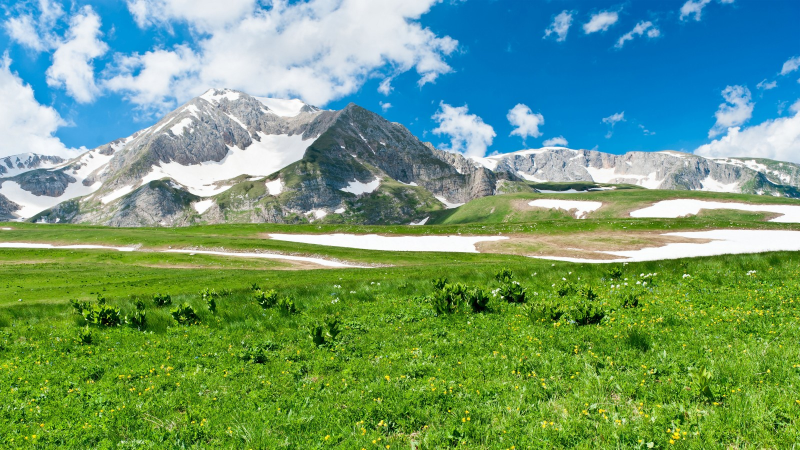
#> input picture puzzle_solver/snow-mountains-1600x900-green-landscape-scenery-5k-5405.jpg, 1600 x 900 px (shown at 1/2 size)
$ python find_best_part_position.py   (older library calls are emulated)
#> lines starting #> are read from the running program, lines starting #| are printed output that depends on the picture
#! /usr/bin/python2.7

import os
import sys

import numpy as np

import matplotlib.pyplot as plt

from PIL import Image, ImageDraw, ImageFont

img = Image.open("snow-mountains-1600x900-green-landscape-scenery-5k-5405.jpg")
#> img is the input picture: PIL image 1600x900 RGB; mean R, G, B 111.4, 156.3, 117.9
img = img.resize((400, 225), Image.ANTIALIAS)
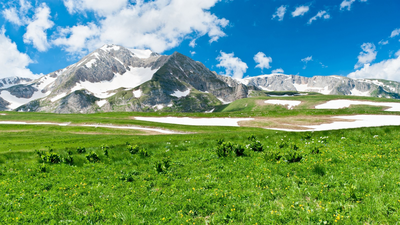
#> img: PIL image 400x225 RGB; mean R, G, B 111.4, 156.3, 117.8
img.show()

pix = np.array(img)
pix_float = pix.astype(np.double)

height, width, _ = pix.shape
#> height = 225; width = 400

tile_size = 100
y_pos = np.random.randint(0, height-tile_size)
#> y_pos = 44
x_pos = np.random.randint(0, width-tile_size)
#> x_pos = 47
tile_patch = pix[y_pos:y_pos+tile_size,
                 x_pos:x_pos+tile_size]
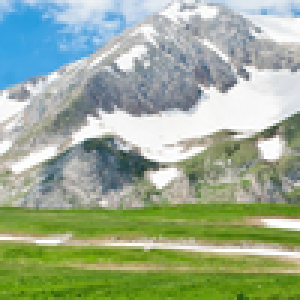
#> tile_patch: shape (100, 100, 3) (shown 3 times larger); mean R, G, B 155.3, 172.4, 146.5

print("y_pos: {}".format(y_pos))
#| y_pos: 44
print("x_pos: {}".format(x_pos))
#| x_pos: 47

img_patch = Image.fromarray(tile_patch)
img_patch.show()

tile_patch_sp = tile_patch.copy()
tile_patch_sp[np.random.randint(0, tile_size, (2, int(tile_size*0.4))).tolist()] = 0
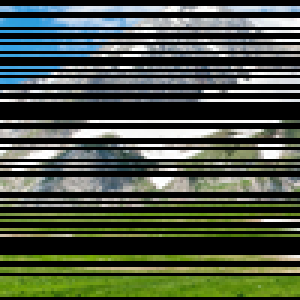
#> tile_patch_sp: shape (100, 100, 3) (shown 3 times larger); mean R, G, B 71.8, 81.1, 66.2
tile_patch_sp[np.random.randint(0, tile_size, (2, int(tile_size*0.4))).tolist()] = 255
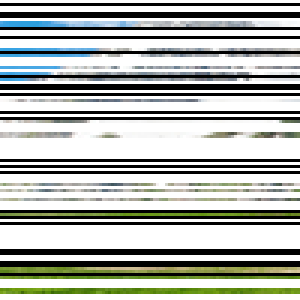
#> tile_patch_sp: shape (100, 100, 3) (shown 3 times larger); mean R, G, B 175.7, 179.5, 174.1

img_patch_sp = Image.fromarray(tile_patch_sp)
img_patch_sp.show()

score_board = np.zeros((height-tile_size, width-tile_size))
for y in xrange(0, height-tile_size):
    for x in xrange(0, width-tile_size):
        score_board[y, x] = np.sum((pix_float[y:y+tile_size, x:x+tile_size]-tile_patch)**2)/tile_size**2
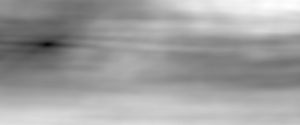
#> score_board: shape (125, 300) float64; min 0, max 35016.4, mean 22037.2; drawn with min black and max white

y_best, x_best = np.unravel_index(score_board.argmin(), score_board.shape)
#> y_best = 44; x_best = 47
print("y_best: {}, x_best: {}".format(y_best, x_best))
#| y_best: 44, x_best: 47

score_board_new = score_board/np.max(score_board)
plt.figure()
plt.title("NO sp")
plt.imshow(score_board_new, interpolation="nearest")
plt.show()

score_board_sp = np.zeros((height-tile_size, width-tile_size))
for y in xrange(0, height-tile_size):
    for x in xrange(0, width-tile_size):
        score_board_sp[y, x] = np.sum((pix_float[y:y+tile_size, x:x+tile_size]-tile_patch_sp)**2)/tile_size**2
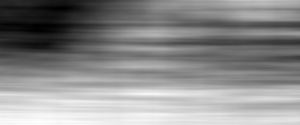
#> score_board_sp: shape (125, 300) float64; min 41170.9, max 66476, mean 55045.9; drawn with min black and max white

y_best, x_best = np.unravel_index(score_board_sp.argmin(), score_board_sp.shape)
#> y_best = 8; x_best = 60
print("y_best: {}, x_best: {}".format(y_best, x_best))
#| y_best: 8, x_best: 60

score_board_sp_new = score_board_sp/np.max(score_board_sp)
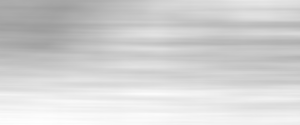
#> score_board_sp_new: shape (125, 300) float64; min 0.619, max 1, mean 0.828
plt.figure()
plt.title("With sp")
plt.imshow(score_board_sp_new, interpolation="nearest")
plt.show()
